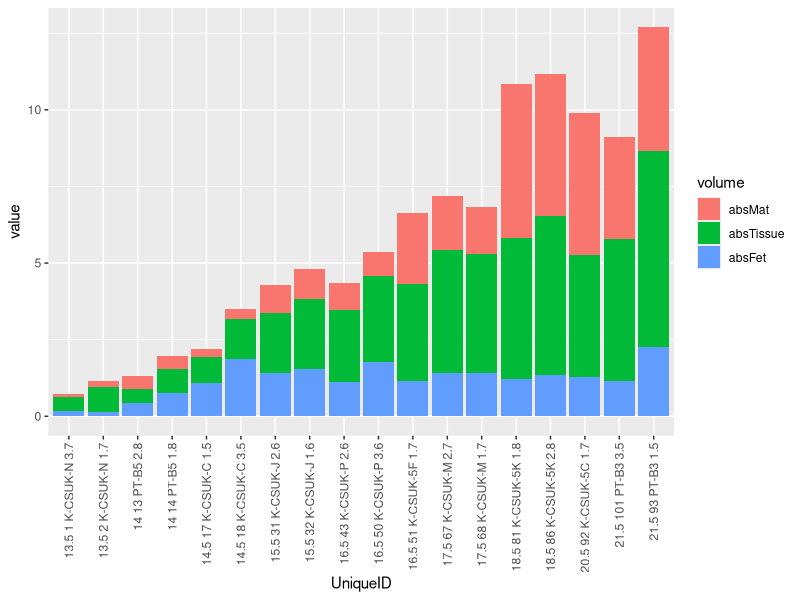

R code for this plot:
library(ggplot2)
library(tidyverse)
library(readxl)
library(lme4) 
library(emmeans) 
library(lmerTest)
library(data.table)

# Figure 7 ---------

##MFBS
mfbs <- read.csv("Raw_Data/MFBS_master.csv", header = TRUE)
mfbs <- mfbs[-which(is.na(mfbs$Abs_FBS)),]
mfbs$Day_of_Gestation <- as.factor(mfbs$Day_of_Gestation)

mfbs_volABS = mfbs %>%
  group_by(Pair.ID, Implantation.Site, Day_of_Gestation) %>%
  summarise(absMat = mean(Abs_MBS),
            absTissue = mean(Abs_Tiss) + mean(Abs_nucl),
            absFet = mean(Abs_FBS),
            Order = min(Order)
  )

ABSmfbs_longVol <- melt(setDT(mfbs_volABS), id.vars = colnames(mfbs_volABS)[c(1:3,7)], variable.name = "volume")
ABSmfbs_longVol$UniqueID <- as.factor(paste(ABSmfbs_longVol$Day_of_Gestation, 
                                            ABSmfbs_longVol$Order, 
                                            ABSmfbs_longVol$Pair.ID, 
                                            ABSmfbs_longVol$Implantation.Site))

ggplot(ABSmfbs_longVol, aes(fill=volume, y=value, x=UniqueID)) + 
  geom_bar(position="stack", stat="identity") +
  theme(axis.text.x = element_text(angle = 90, vjust = 0.5, hjust=1))
